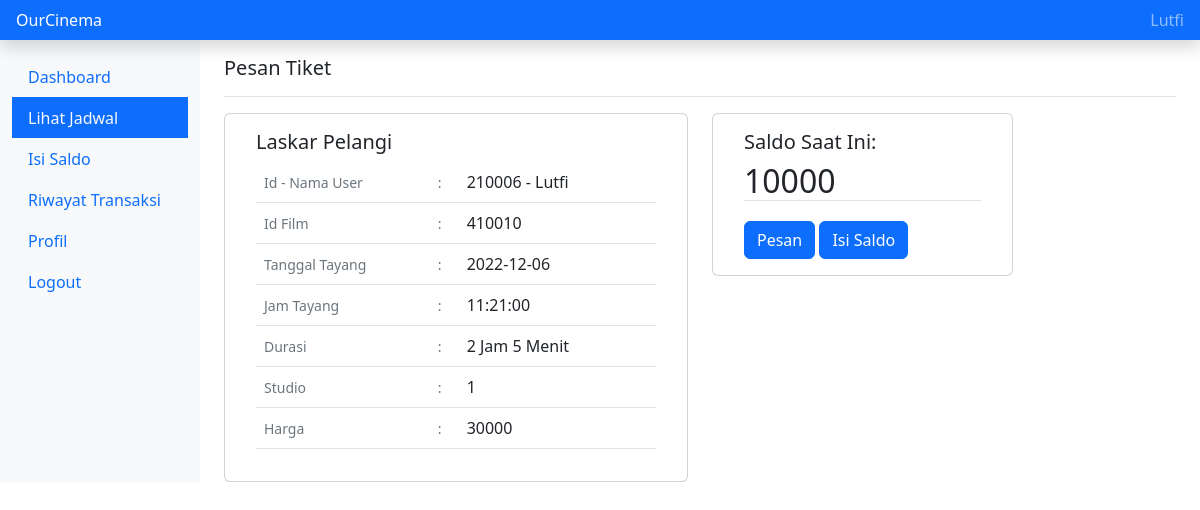
The page /pesan_tiket.php?IdJadwal=5100025 (signed in) on the database its author committed.
### tables this page shows
CREATE TABLE `jadwal` (
  `id_jadwal` int(11) NOT NULL,
  `id_film` int(11) NOT NULL,
  `studio` varchar(10) NOT NULL,
  `total_kursi` tinyint(4) NOT NULL,
  `tanggal_tayang` date NOT NULL,
  `jam_tayang` time NOT NULL,
  `harga` int(11) NOT NULL DEFAULT 0
);

CREATE TABLE `film` (
  `id_film` int(11) NOT NULL,
  `judul` varchar(30) NOT NULL,
  `genre` varchar(15) NOT NULL,
  `gambar` mediumblob NOT NULL,
  `durasi` varchar(20) NOT NULL,
  `sinopsis` varchar(300) DEFAULT NULL,
  `tanggal_rilis` date NOT NULL,
  `produser` varchar(20) DEFAULT NULL,
  `penulis` varchar(20) DEFAULT NULL,
  `sutradara` varchar(20) DEFAULT NULL,
  `produksi` varchar(20) DEFAULT NULL
);

CREATE TABLE `user` (
  `id_user` int(11) NOT NULL,
  `nama_lengkap` varchar(40) NOT NULL,
  `alamat` varchar(50) DEFAULT NULL,
  `email` varchar(30) NOT NULL,
  `nomor_hp` varchar(15) NOT NULL,
  `password` varchar(32) NOT NULL,
  `saldo` int(11) NOT NULL DEFAULT 0
);

### pesan_tiket.php (the view, shortened to what this page needs)
<?php
require "konek.php";
$id_user = $_SESSION["user"]['id_user'];
$query = "SELECT nama_lengkap, saldo FROM user WHERE id_user='$id_user'";
$execute = mysqli_query($mysqli, $query);
$result = mysqli_fetch_assoc($execute);
$id_jadwal=$_GET['IdJadwal'];
$query2="SELECT * FROM jadwal INNER JOIN film USING (id_film) WHERE id_jadwal='$id_jadwal'";
$execute2 = mysqli_query($mysqli, $query2);
$result2 = mysqli_fetch_assoc($execute2);
?>
<!doctype html>
<html lang="en">
  <head>
    <link href="https://cdn.jsdelivr.net/npm/bootstrap@5.2.2/dist/css/bootstrap.min.css" rel="stylesheet">
</head>
  <body>
    <header class="navbar navbar-dark sticky-top bg-primary flex-md-nowrap p-0 shadow">
        <a class="navbar-brand col-md-3 col-lg-2 me-0 px-3 fs-6" href="#">OurCinema</a>
        <div class="navbar-nav">
          <div class="nav-item text-nowrap">
            <a class="nav-link px-3" href="#"><?php echo  $_SESSION["user"]["nama_lengkap"] ?></a>
          </div>
        </div>
      </header>
      <div class="container-fluid">
        <div class="row">
          <nav id="sidebarMenu" class="col-md-3 col-lg-2 d-md-block bg-light sidebar collapse">
            <div class="position-sticky pt-3 sidebar-sticky">
              <ul class="nav flex-column">
                <li class="nav-item">
                  <a class="nav-link active" aria-current="page" href="home_user.php">
                    Dashboard
                  </a>
                </li>
                <li class="nav-item">
                  <a class="nav-link bg-primary text-light" href="lihat_jadwal.php">
                    Lihat Jadwal
                  </a>
                </li>
                <li class="nav-item">
                  <a class="nav-link" href="pengisian_saldo.php">
                    Isi Saldo
                  </a>
                </li>
                <li class="nav-item">
                  <a class="nav-link" href="riwayat_transaksi.php">
                    Riwayat Transaksi
                  </a>
                </li>
                <li class="nav-item">
                  <a class="nav-link" href="profil.php">
                    Profil
                  </a>
                </li>
                <li class="nav-item">
                  <a class="nav-link" href="logout.php">
                    Logout
                  </a>
                </li>
              </ul>
            </div>
          </nav>
          <main class="col-md-9 ms-sm-auto col-lg-10 px-md-4">
            <div class="d-flex justify-content-between flex-wrap flex-md-nowrap align-items-center pt-3 pb-2 mb-3 border-bottom">
              <h3 class="h5">Pesan Tiket</h3>
            </div>
          <div class="row">
          <div class="col-sm-6">
          <div class="card g-0">
              <div class="card-body" style="margin-left:15px;">
                  <h5 class="card-title"><?= $result2['judul']?></h5>
                  <div style="margin-right:15px;">
                  <table class="table">
                      <tr>
                          <td><p class="card-text"><small class="text-muted">Id - Nama User</small></p></td>
                          <td><p class="card-text"><small class="text-muted">:</small></p></td>
                          <td><p class="card-text"><?= $id_user?> - <?= $result['nama_lengkap']?></p></td>
                          <td></td>
                      </tr>
                      <tr>
                          <td><p class="card-text"><small class="text-muted">Id Film</small></p></td>
                          <td><p class="card-text"><small class="text-muted">:</small></p></td>
                          <td><p class="card-text"><?= $result2['id_film']?></p></td>
                          <td></td>
                      </tr>
                      <tr>
                          <td><p class="card-text"><small class="text-muted">Tanggal Tayang</small></p></td>
                          <td><p class="card-text"><small class="text-muted">:</small></p></td>
                          <td><p class="card-text"><?= $result2['tanggal_tayang']?></p></td>
                          <td></td>
                      </tr>
                      <tr>
                          <td><p class="card-text"><small class="text-muted">Jam Tayang</small></p></td>
                          <td><p class="card-text"><small class="text-muted">:</small></p></td>
                          <td><p class="card-text"><?= $result2['jam_tayang']?></p></td>
                          <td></td>
                      </tr>
                      <tr>
                          <td><p class="card-text"><small class="text-muted">Durasi</small></p></td>
                          <td><p class="card-text"><small class="text-muted">:</small></p></td>
                          <td><p class="card-text"><?= $result2['durasi']?></p></td>
                          <td></td>
                      </tr>
                      <tr>
                          <td><p class="card-text"><small class="text-muted">Studio</small></p></td>
                          <td><p class="card-text"><small class="text-muted">:</small></p></td>
                          <td><p class="card-text"><?= $result2['studio']?></p></td>
                          <td></td>
                      </tr>
                      <tr>
                          <td><p class="card-text"><small class="text-muted">Harga</small></p></td>
                          <td><p class="card-text"><small class="text-muted">:</small></p></td>
                          <td><p class="card-text"><?= $result2['harga']?></p></td>
                          <td></td>
                      </tr>
                  </table>
                  </div>
              </div>
              </div>
          </div>
          <div class="col-sm-4">
          <div class="card g-0">
              <div class="card-body" style="margin-left:15px; margin-right:15px;">
                  <h5 class="card-title">Saldo Saat Ini:</h5>
                  <h2 class="border-bottom"><?php echo $result["saldo"] ?></h2>
                  <div style="margin-top:20px;">
                  <form method="post">
                  <button type="submit" name="pesan" class="btn btn-primary">Pesan</button>
                  <a href="pengisian_saldo.php"><button type="button" class="btn btn-primary">Isi Saldo</button></a>
                  </form>
                </div>
                </div>
              </div>
          </div>
          </div>
          </main>
        </div>
    </div>
</body>
</html>

### rows shown on the page
jadwal: id_film.judul "Laskar Pelangi", id_film "410010", tanggal_tayang "2022-12-06", jam_tayang "11:21:00", id_film.durasi "2 Jam 5 Menit", studio "1", harga "30000"
user: nama_lengkap "Lutfi", saldo "10000"

### other values the page prints
$_SESSION["user"]["nama_lengkap"] "Lutfi"
$id_user "210006"
